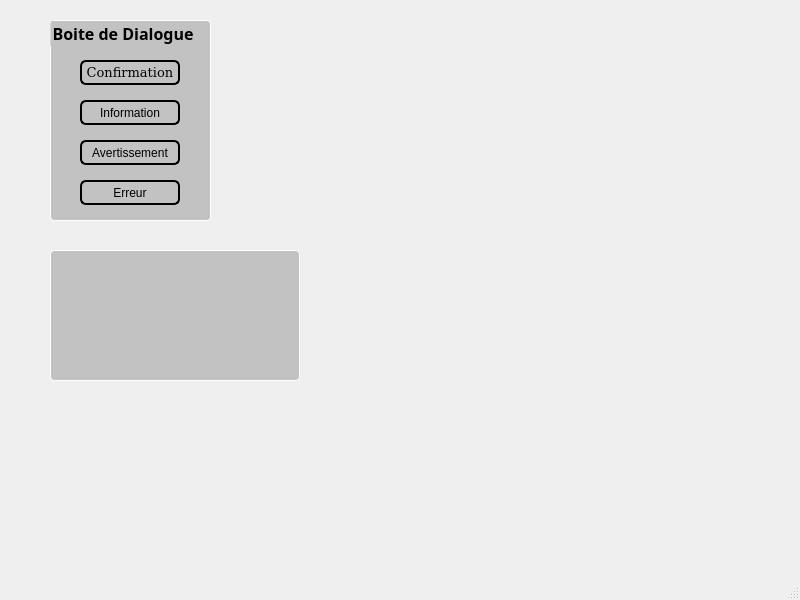
<?xml version="1.0" encoding="UTF-8"?>
<ui version="4.0">
 <class>MainWindow</class>
 <widget class="QMainWindow" name="MainWindow">
  <property name="geometry">
   <rect>
    <x>0</x>
    <y>0</y>
    <width>800</width>
    <height>600</height>
   </rect>
  </property>
  <property name="windowTitle">
   <string>MainWindow</string>
  </property>
  <widget class="QWidget" name="centralwidget">
   <widget class="QGroupBox" name="groupBox">
    <property name="geometry">
     <rect>
      <x>50</x>
      <y>20</y>
      <width>161</width>
      <height>201</height>
     </rect>
    </property>
    <property name="font">
     <font>
      <family>Adwaita Sans</family>
      <pointsize>12</pointsize>
      <italic>false</italic>
      <bold>true</bold>
     </font>
    </property>
    <property name="styleSheet">
     <string notr="true">border-radius : 4px;
background-color: rgb(194, 194, 195);
border : 1px solid white ;
color : black ;</string>
    </property>
    <property name="title">
     <string>Boite de Dialogue</string>
    </property>
    <widget class="QPushButton" name="pushButton">
     <property name="geometry">
      <rect>
       <x>30</x>
       <y>40</y>
       <width>100</width>
       <height>25</height>
      </rect>
     </property>
     <property name="font">
      <font>
       <family>DejaVu Serif</family>
       <pointsize>10</pointsize>
      </font>
     </property>
     <property name="styleSheet">
      <string notr="true">background-color: rgb(194, 194, 195);
color : black ;
border-radius : 6px ;
border : 2px solid black ;</string>
     </property>
     <property name="text">
      <string>Confirmation</string>
     </property>
    </widget>
    <widget class="QPushButton" name="pushButton_2">
     <property name="geometry">
      <rect>
       <x>30</x>
       <y>80</y>
       <width>100</width>
       <height>25</height>
      </rect>
     </property>
     <property name="styleSheet">
      <string notr="true">background-color: rgb(194, 194, 195);
border-radius : 6px ;
color : black ;
border : 2px solid black ;</string>
     </property>
     <property name="text">
      <string>Information</string>
     </property>
    </widget>
    <widget class="QPushButton" name="pushButton_3">
     <property name="geometry">
      <rect>
       <x>30</x>
       <y>120</y>
       <width>100</width>
       <height>25</height>
      </rect>
     </property>
     <property name="styleSheet">
      <string notr="true">background-color: rgb(194, 194, 195);
border-radius : 6px ;
color : black ;
border : 2px solid black ;</string>
     </property>
     <property name="text">
      <string>Avertissement</string>
     </property>
    </widget>
    <widget class="QPushButton" name="pushButton_4">
     <property name="geometry">
      <rect>
       <x>30</x>
       <y>160</y>
       <width>100</width>
       <height>25</height>
      </rect>
     </property>
     <property name="styleSheet">
      <string notr="true">background-color: rgb(194, 194, 195);
border-radius : 6px ;
color : black ;
border : 2px solid black ;</string>
     </property>
     <property name="text">
      <string>Erreur</string>
     </property>
    </widget>
   </widget>
   <widget class="QTextEdit" name="textEdithistorique">
    <property name="geometry">
     <rect>
      <x>50</x>
      <y>250</y>
      <width>250</width>
      <height>131</height>
     </rect>
    </property>
    <property name="font">
     <font>
      <family>DejaVu Serif</family>
      <pointsize>12</pointsize>
     </font>
    </property>
    <property name="styleSheet">
     <string notr="true">border-radius : 4px;
background-color: rgb(194, 194, 195);
border : 1px solid white ;
color : black ;</string>
    </property>
   </widget>
  </widget>
  <widget class="QMenuBar" name="menubar">
   <property name="geometry">
    <rect>
     <x>0</x>
     <y>0</y>
     <width>800</width>
     <height>20</height>
    </rect>
   </property>
  </widget>
  <widget class="QStatusBar" name="statusbar"/>
 </widget>
 <resources/>
 <connections/>
</ui>
